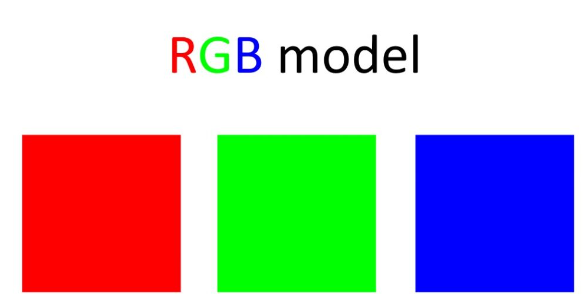
#> input picture Capture.PNG, 583 x 294 px, found by its file name
$ python 'cv.split, cv.merge, cv.resize, cv.add, cv.addWeighted, ROI.py'
#> lines starting #> are read from the running program, lines starting #| are printed output that depends on the picture
import cv2
import numpy as np

path = r'C:\Users\T.M.S\OneDrive\Bureau\pythonProject\Capture.PNG'
path1 = r'C:\Users\T.M.S\OneDrive\Bureau\pythonProject\chela.png'
img = cv2.imread(path)
#> img is the input picture: shape (294, 583, 3); mean B, G, R 176.8, 177, 176.6
img1 = cv2.imread(path1)
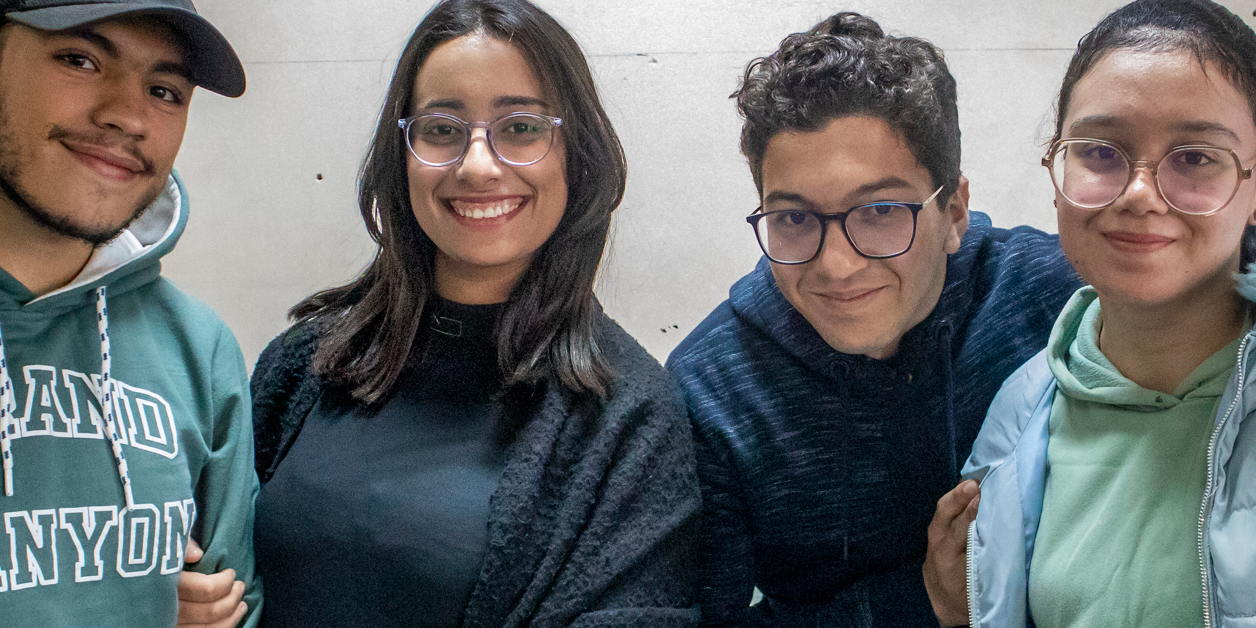
#> input picture chela.PNG, 1256 x 628 px, found by its file name
#> img1 is the input picture: shape (628, 1256, 3); mean B, G, R 108.2, 107.4, 104.8
cv2.imshow('firstimage',img)
cv2.imshow('secondimage',img1)
cv2.waitKey(0)
img1 = cv2.resize(img1, (img.shape[1], img.shape[0]))
#> img1: shape (294, 583, 3)
print(img.shape)
#| (294, 583, 3)
print(img1.shape)
#| (294, 583, 3)
# Adding two images
new_image = cv2.bitwise_or(img, img1)
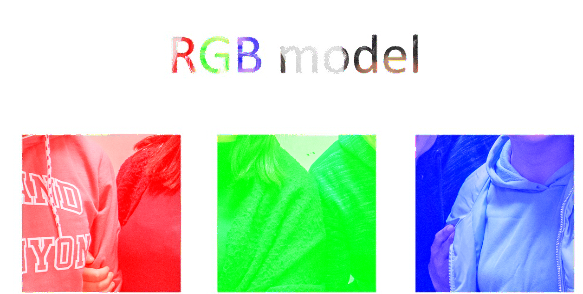
#> new_image: shape (294, 583, 3); mean B, G, R 203.5, 210.1, 198.3
cv2.imshow('added', new_image)
cv2.waitKey(0)
cv2.destroyAllWindows()
image2=cv2.addWeighted(img,90,img1,10,0)
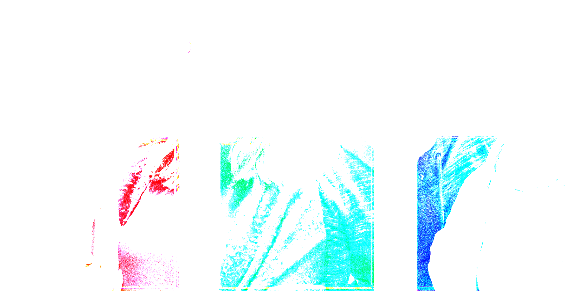
#> image2: shape (294, 583, 3); mean B, G, R 253.1, 251.7, 240.6
cv2.imshow('addded', image2)
cv2.waitKey(0)
cv2.destroyAllWindows()

'''
# Getting image dimensions
width = img.shape[1]
height = img.shape[0]

# Displaying the original image
cv2.imshow('image', img)
cv2.waitKey(0)

# Printing image size and shape
print("Original Image:")
print("Size:", img.size)
print("Shape:", img.shape)

# Resizing the image
new_width = 500
new_height = 600
img_resized = cv2.resize(img, (new_width, new_height))
cv2.imshow('resized image', img_resized)
cv2.waitKey(0)

# Printing resized image size and shape
print("Resized Image:")
print("Size:", img_resized.size)
print("Shape:", img_resized.shape)

# Splitting and merging channels
b, g, r = cv2.split(img_resized)
img_merged = cv2.merge((b, g, r))

# Displaying the green channel
cv2.imshow('green channel', g)
cv2.waitKey(0)

# Displaying the blue channel (for demonstration purposes)
cv2.imshow('blue channel', b)
cv2.waitKey(0)
cv2.destroyAllWindows()

# Printing the blue channel values
print("Blue Channel Values:")
print(b)
'''
